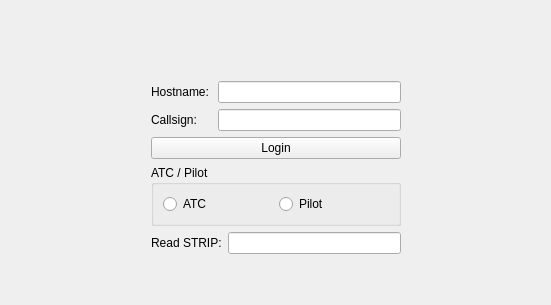
         <widget class="QWidget" name="loginPage">
          <property name="sizePolicy">
           <sizepolicy hsizetype="Preferred" vsizetype="Preferred">
            <horstretch>0</horstretch>
            <verstretch>0</verstretch>
           </sizepolicy>
          </property>
          <layout class="QHBoxLayout" name="horizontalLayout_8">
           <item>
            <spacer name="horizontalSpacer_2">
             <property name="orientation">
              <enum>Qt::Horizontal</enum>
             </property>
             <property name="sizeHint" stdset="0">
              <size>
               <width>140</width>
               <height>20</height>
              </size>
             </property>
            </spacer>
           </item>
           <item>
            <layout class="QVBoxLayout" name="verticalLayout_6">
             <item>
              <spacer name="verticalSpacer">
               <property name="orientation">
                <enum>Qt::Vertical</enum>
               </property>
               <property name="sizeType">
                <enum>QSizePolicy::Fixed</enum>
               </property>
               <property name="sizeHint" stdset="0">
                <size>
                 <width>20</width>
                 <height>70</height>
                </size>
               </property>
              </spacer>
             </item>
             <item>
              <layout class="QVBoxLayout" name="verticalLayout_5">
               <property name="sizeConstraint">
                <enum>QLayout::SetFixedSize</enum>
               </property>
               <item>
                <layout class="QHBoxLayout" name="horizontalLayout">
                 <item>
                  <layout class="QVBoxLayout" name="verticalLayout_4">
                   <item>
                    <widget class="QLabel" name="label">
                     <property name="text">
                      <string>Hostname:</string>
                     </property>
                    </widget>
                   </item>
                   <item>
                    <widget class="QLabel" name="label_2">
                     <property name="text">
                      <string>Callsign:</string>
                     </property>
                    </widget>
                   </item>
                  </layout>
                 </item>
                 <item>
                  <layout class="QVBoxLayout" name="verticalLayout_3">
                   <item>
                    <widget class="QLineEdit" name="HostNameLineEdit">
                     <property name="sizePolicy">
                      <sizepolicy hsizetype="Fixed" vsizetype="Fixed">
                       <horstretch>0</horstretch>
                       <verstretch>0</verstretch>
                      </sizepolicy>
                     </property>
                     <property name="minimumSize">
                      <size>
                       <width>183</width>
                       <height>0</height>
                      </size>
                     </property>
                    </widget>
                   </item>
                   <item>
                    <widget class="QLineEdit" name="CallSignLineEdit">
                     <property name="sizePolicy">
                      <sizepolicy hsizetype="Fixed" vsizetype="Fixed">
                       <horstretch>0</horstretch>
                       <verstretch>0</verstretch>
                      </sizepolicy>
                     </property>
                     <property name="minimumSize">
                      <size>
                       <width>183</width>
                       <height>0</height>
                      </size>
                     </property>
                    </widget>
                   </item>
                  </layout>
                 </item>
                </layout>
               </item>
               <item>
                <widget class="QPushButton" name="LoginButton">
                 <property name="text">
                  <string>Login</string>
                 </property>
                </widget>
               </item>
               <item>
                <widget class="QGroupBox" name="groupBox">
                 <property name="sizePolicy">
                  <sizepolicy hsizetype="Expanding" vsizetype="Fixed">
                   <horstretch>0</horstretch>
                   <verstretch>0</verstretch>
                  </sizepolicy>
                 </property>
                 <property name="minimumSize">
                  <size>
                   <width>250</width>
                   <height>50</height>
                  </size>
                 </property>
                 <property name="title">
                  <string>ATC / Pilot</string>
                 </property>
                 <layout class="QHBoxLayout" name="horizontalLayout_3">
                  <item>
                   <widget class="QRadioButton" name="ATCRadioButton">
                    <property name="text">
                     <string>ATC</string>
                    </property>
                   </widget>
                  </item>
                  <item>
                   <widget class="QRadioButton" name="PilotRadioButton">
                    <property name="text">
                     <string>Pilot</string>
                    </property>
                   </widget>
                  </item>
                 </layout>
                </widget>
               </item>
              </layout>
             </item>
             <item>
              <layout class="QHBoxLayout" name="horizontalLayout_2">
               <item>
                <widget class="QLabel" name="STRIPdataFromLabel">
                 <property name="text">
                  <string>Read STRIP:</string>
                 </property>
                </widget>
               </item>
               <item>
                <widget class="QLineEdit" name="STRIPdataFrom"/>
               </item>
              </layout>
             </item>
             <item>
              <spacer name="verticalSpacer_2">
               <property name="orientation">
                <enum>Qt::Vertical</enum>
               </property>
               <property name="sizeHint" stdset="0">
                <size>
                 <width>20</width>
                 <height>40</height>
                </size>
               </property>
              </spacer>
             </item>
            </layout>
           </item>
           <item>
            <spacer name="horizontalSpacer">
             <property name="orientation">
              <enum>Qt::Horizontal</enum>
             </property>
             <property name="sizeHint" stdset="0">
              <size>
               <width>139</width>
               <height>20</height>
              </size>
             </property>
            </spacer>
           </item>
          </layout>
         </widget>
